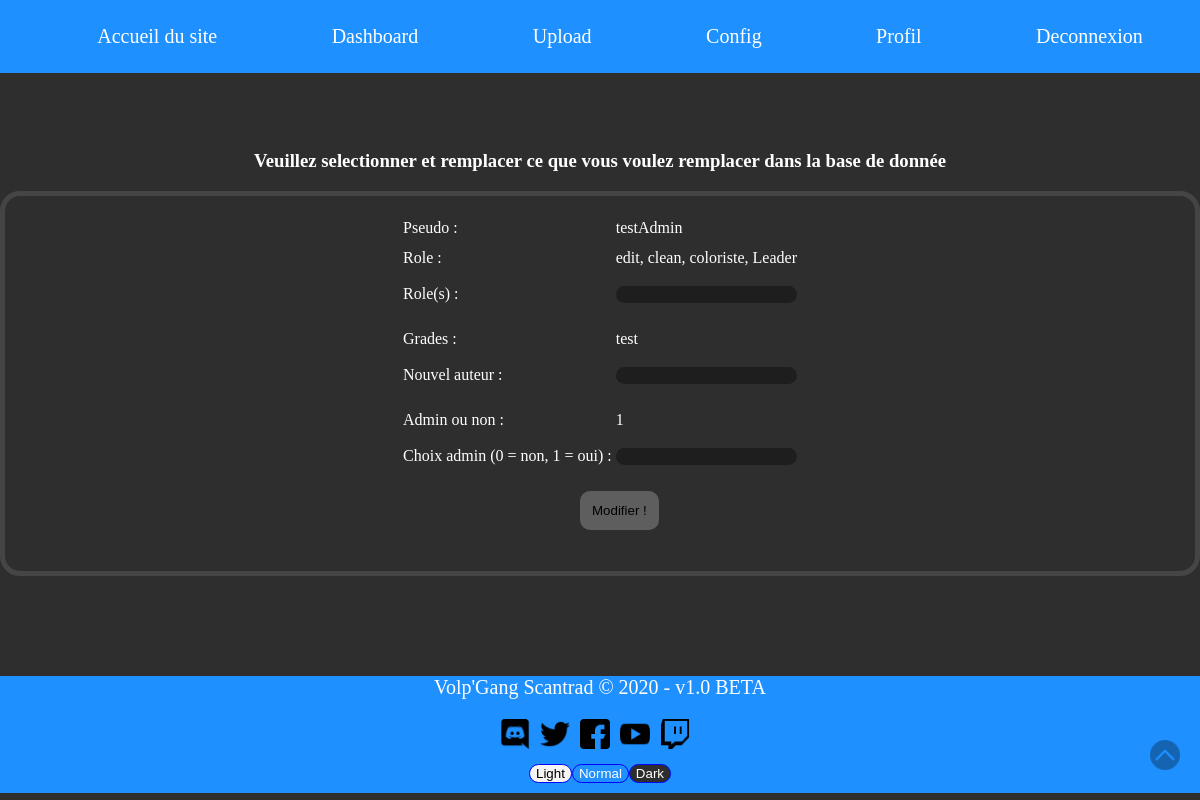
Screenshot of /admin/modif_team.php?name=testAdmin (signed in) with the database file from the repository.
### tables this page shows
CREATE TABLE `team` (
  `id` int NOT NULL,
  `pseudo` text NOT NULL,
  `role` text NOT NULL,
  `grade` text NOT NULL,
  `Admin` tinyint(1) NOT NULL
);

### admin/modif_team.php (the view, shortened to what this page needs)
<?php
require 'nav_admin.php';
include("../bdd/connection_bdd.php");
$getname = $_GET['name'];
$team = $bdd->prepare('SELECT * FROM team WHERE pseudo = ?');
$team->execute(array($getname));
$donnees = $team->fetch();
?>
<html class="" id="toggle_page">
<head>
    <link rel="stylesheet" type="text/css" href="../css/style.css">
    <link rel="stylesheet" type="text/css" href="../css/admin/upload.css">
</head>
<body>
<div align="center">
    <h3>Veuillez selectionner et remplacer ce que vous voulez remplacer dans la base de donnée</h3>
</div>
<div class="form">
    <form method="POST" data-cy="modif-team-form">
        <table>
            <tr>
                <td>
                    <label>Pseudo : </label>
                </td>
                <td>
                    <label><?= $donnees['pseudo'] ?></label>
                </td>
            </tr>
            <tr><td></td></tr>
            <tr><td></td></tr>
            <tr>
                <td>
                    <label>Role : </label>
                </td>
                <td>
                    <label><?= $donnees['role'] ?></label>
                </td>
            </tr>
            <tr>
                <td>
                    <label for="role">Role(s) : </label>
                </td>
                <td>
                    <input class="text" type="text" name="role" id="role" data-cy="modif-team-role" >
                </td>
            </tr>
            <tr><td></td></tr>
            <tr><td></td></tr>
            <tr>
                <td>
                    <label>Grades : </label>
                </td>
                <td>
                    <label><?= $donnees['grade'] ?></label>
                </td>
            </tr>
            <tr>
                <td>
                    <label for="grade">Nouvel auteur : </label>
                </td>
                <td>
                    <input class="text" type="text" name="grade" id="grade" data-cy="modif-team-grade" >
                </td>
            </tr>
            <tr><td></td></tr>
            <tr><td></td></tr>
            <tr>
                <td>
                    <label>Admin ou non : </label>
                </td>
                <td>
                    <label><?= $donnees['Admin'] ?></label>
                </td>
            </tr>
            <tr>
                <td>
                    <label for="admin">Choix admin (0 = non, 1 = oui) : </label>
                </td>
                <td>
                    <input class="text" type="text" name="admin" id="admin" data-cy="modif-team-admin">
                </td>
            </tr>
            <tr><td></td></tr>
            <tr><td></td></tr>
        </table>
        <input class="input-select formchoice" type="submit" formmethod="post" name="formmodif" value="Modifier !" data-cy="modif-team-submit" >
    </form>
</div>
<?php require '../complements/footer.php'; ?>
</body>
</html>

### css/complements.css (style rules this page uses)
* { -moz-box-sizing: border-box; box-sizing: border-box; }
body { min-height: 100%; margin: 0; padding: 0; }

### css/style.css (style rules this page uses)
html { font-family: "Comic Sans MS", serif; margin-top: 150px; }
body { background-color: var(--body_bg_color); color: var(--text_color); }

### css/admin/upload.css (style rules this page uses)
html { margin-top: 150px; }
input.input-select { border: 2px solid #5E5E5E; border-radius: 10px; background: #5E5E5E; padding: 10px; outline: none; margin: 0 10px 0 10px; text-align: center; }
input.text { margin-top: 15px; outline: none; margin-bottom: 15px; }
.form { display: flex; justify-content: center; border: 5px solid #444544; border-radius: 20px; padding: 20px; }
input.text, .filup { background: #1E1E1E; color: var(--text_color); border: var(--border_black); border-radius: 15px; text-align: center; }
input.formchoice { margin-bottom: 5px; display: flex; margin-left: 45%; }
input { outline: none; }

### rows the page displays
team: pseudo "testAdmin", role "edit, clean, coloriste, Leader", grade "test", Admin "1"
